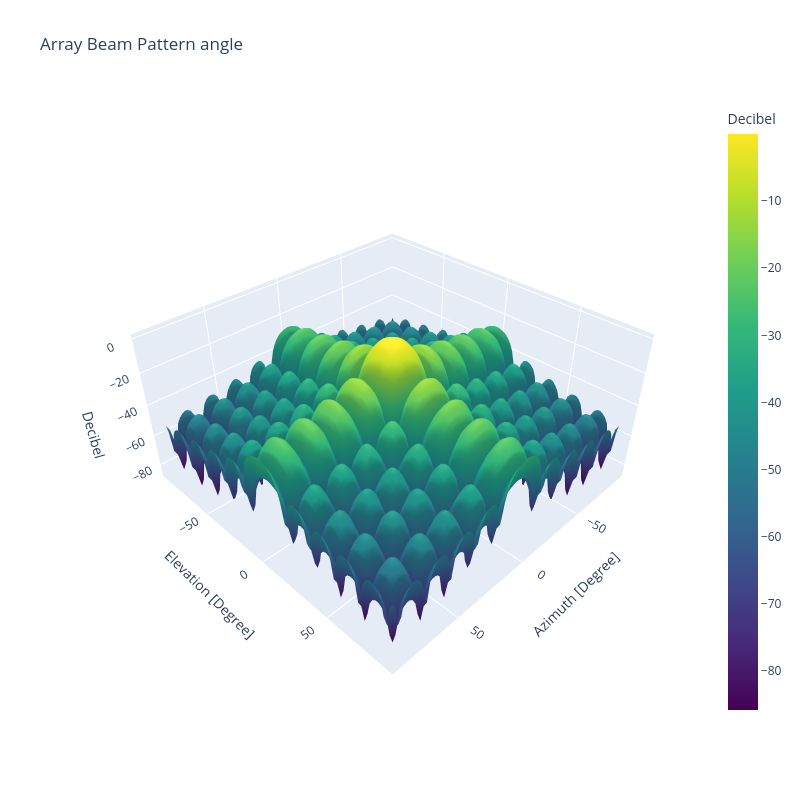

The code cell stored with this chart in its notebook:
### Markdown cell above
#### Surface

### Code cell
antenna_element.plot.beam(
    DirectionDomain.ANGLE,
    PhaseUnit.DEGREE,
    AmplitudeDomain.Gain,
    AmplitudeUnit.DECIBEL,
    FigureType.SURFACE,
    freq,
)
